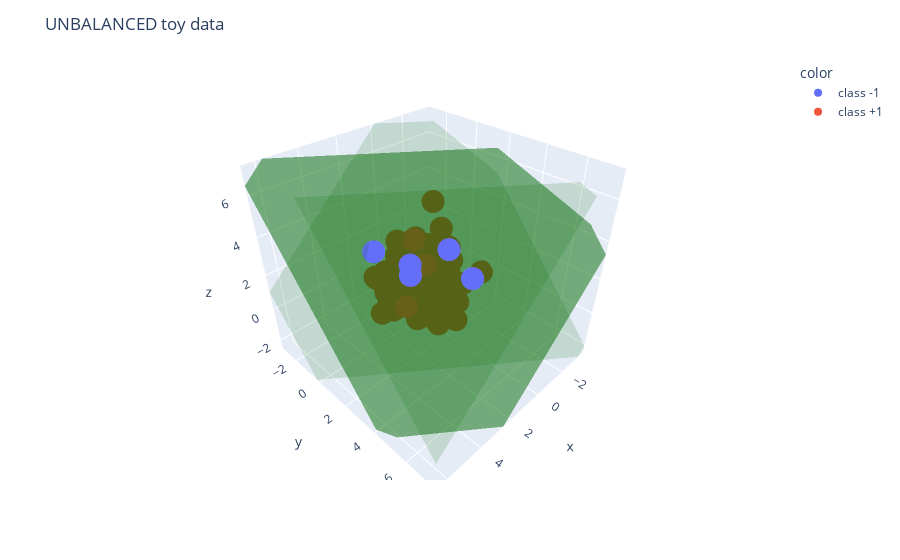

Write notebook code for a chart like this one.
### Markdown cell above
#### 2.2.2 Unbalanced data

### Code cell
# simple unbalanced toy data set
n_pos = 95
n_neg =  5
n     = n_pos + n_neg
np.random.seed(17)
x, y = randn(n, 3), ones(n).astype(int)
x[:n_neg,:] +=  5.0   # separate the classes
y[:n_neg]   *= -1     # label the first half -1
w, b, alpha = linear_svm_dual_separable_case(x, y)
print(f"accuracy = {accuracy(x, y, w, b)}")
print(f"alpha =\n {alpha}")
print(f"w = {w}")
print(f"b = {b}")
fig = scatter_3d(x   = x[:,0],       # x axis of plot
                 y   = x[:,1],       # y axis of plot
                 z   = x[:,2],       # z axis of plot
                 color = [['class -1', 'class +1'][n] for n in (y+1)//2])
fig['layout']['scene']['aspectmode'] = "data"
add_margin(fig, w, b)
fig.update_layout(title={'text': "UNBALANCED toy data"})
fig.show()

### Figure 1 — Plotly figure (JSON) as saved in the notebook; plotly's stock layout.template omitted (floating-point values rounded to 4 significant figures)
{"data": [{"hovertemplate": "color=class -1<br>x=%{x}<br>y=%{y}<br>z=%{z}<extra></extra>", "legendgroup": "class -1", "marker": {"color": "#636efa", "symbol": "circle"}, "mode": "markers", "name": "class -1", "scene": "scene", "showlegend": true, "type": "scatter3d", "x": [5.276, 6.145, 4.888, 4.562, 3.181], "y": [3.145, 6.037, 4.638, 7.171, 4.862], "z": [5.624, 6.887, 5.149, 6.152, 5.54]}, {"hovertemplate": "color=class +1<br>x=%{x}<br>y=%{y}<br>z=%{z}<extra></extra>", "legendgroup": "class +1", "marker": {"color": "#EF553B", "symbol": "circle"}, "mode": "markers", "name": "class +1", "scene": "scene", "showlegend": true, "type": "scatter3d", "x": [-1.775, -1.092, 1.031, -0.8064, 0.16, 0.9775, 0.3006, 0.5678, -2.036, 0.1267, 0.09915, -0.9161, -0.9834, 0.4296, 1.185, -0.2304, -2.96, 0.5225, 0.611, 0.3931, 0.556, 1.208, 0.8079, 0.9341, -3.4, -0.9769, -1.208, 0.56, 2.216, 0.5794, 1.717, 0.5345, -0.4461, 0.6093, -0.6757, -2.098, -0.3147, 2.525, 0.0766, -0.6254, 0.004492, 1.348, 0.04439, -0.6618, 0.7989, 0.1462, 1.177, 0.9546, 1.242, -0.6311, 0.9339, 0.3918, -0.6121, 0.4681, -0.2296, -1.215, -0.6253, -0.2486, -1.231, 0.05041, 2.052, -0.8607, 1.099, 0.5589, 0.08749, -1.442, -0.5518, 1.242, 1.406, -0.7112, 0.9565, 0.3373, 1.257, 0.1215, -0.5918, 1.878, -0.7112, 0.2293, -1.219, 1.6, -1.003, 0.204, -0.4824, 0.06055, 1.075, 0.7471, 0.9753, -0.6147, -0.8632, -1.999, -1.36, -1.644, 0.2793, -0.1137, -0.7637], "y": [1.315, -0.25, 0.4913, 0.1313, -0.7552, -0.1386, 0.9682, 0.4653, -1.155, -0.6942, 0.6379, -0.786, 0.2445, 0.7984, -0.7108, 0.1202, -0.7956, 0.08355, -0.8359, 0.6845, -0.541, 0.05128, 0.05728, -0.12, 1.234, 0.4681, 1.004, -0.6184, -0.1543, 0.9333, -0.2537, -1.409, -1.162, 0.6152, 1.314, -0.2578, 1.073, -0.1749, -0.6712, -1.058, 0.2138, -1.964, -1.712, -0.5792, 0.5374, -0.09063, 0.0249, -0.006457, 0.1469, -0.409, -1.379, 0.7483, 0.6885, -0.7157, -0.4099, -1.664, 1.955, 1.295, 0.3383, -0.8123, 1.145, -0.3877, -1.603, 1.819, 1.338, -0.6868, 0.6225, -1.654, -1.128, -0.4802, 1.025, 0.2657, -2.216, 0.5058, 0.008292, -0.5446, 1.951, 1.407, 0.6352, -0.7305, 0.06818, 0.3881, -0.5077, -0.04893, 0.8334, 1.003, 0.7385, 0.2081, -1.238, -0.07382, 0.5856, -1.271, -0.8251, 1.358, -2.759], "z": [-0.4734, -0.9823, -0.4466, -1.213, 0.3499, 0.1039, 0.8696, -1.165, 3.345, 0.5577, 0.7031, 1.119, -0.5814, -0.6101, -0.7811, -0.7885, 0.2846, 2.721, -0.003696, 0.7752, 1.524, -0.4266, -1.04, 2.207, -0.5879, 2.871, 1.131, -0.2248, 0.2876, 1.67, -1.163, -1.06, -0.622, 0.5043, 0.9034, 1.024, 0.0326, -0.842, -0.3172, 1.056, -1.696, -0.2317, 1.612, 0.1744, -0.8239, 0.9414, 0.305, 0.2149, 0.2926, 0.03738, -0.328, 0.1605, 0.1821, 0.2235, -1.195, 1.288, -1.895, -1.277, 0.5103, -0.1468, 0.07648, 1.605, -0.8211, -1.531, 1.13, 0.4661, -0.02715, -0.3384, 0.6468, 1.308, -1.295, 0.9964, -0.3287, -0.5223, 0.4017, 0.3762, -0.759, -1.069, -0.6399, -1.01, -2.095, -1.757, 1.389, -0.5488, -1.476, 0.2259, -1.539, -0.1879, -1.292, -0.2768, -0.9753, -1.053, 0.3211, -0.1155, -0.1562]}, {"color": "green", "i": [0], "j": [1], "k": [2], "opacity": 0.5, "type": "mesh3d", "x": [-18.85, 5.791, 20.94], "y": [38.37, -13.73, -15.09], "z": [-18.84, 19.46, 7.154]}, {"color": "green", "i": [0], "j": [1], "k": [2], "opacity": 0.15, "type": "mesh3d", "x": [-17.3, 7.341, 22.49], "y": [40.34, -11.76, -13.11], "z": [-17.15, 21.15, 8.844]}, {"color": "green", "i": [0], "j": [1], "k": [2], "opacity": 0.15, "type": "mesh3d", "x": [-20.4, 4.241, 19.39], "y": [36.39, -15.71, -17.06], "z": [-20.53, 17.77, 5.463]}], "layout": {"legend": {"title": {"text": "color"}, "tracegroupgap": 0}, "margin": {"t": 60}, "scene": {"aspectmode": "manual", "aspectratio": {"x": 1, "y": 1.04, "z": 0.9409}, "domain": {"x": [0, 1], "y": [0, 1]}, "xaxis": {"range": [-3.877, 6.623], "title": {"text": "x"}}, "yaxis": {"range": [-3.256, 7.668], "title": {"text": "y"}}, "zaxis": {"range": [-2.544, 7.336], "title": {"text": "z"}}}, "title": {"text": "UNBALANCED toy data"}}}
